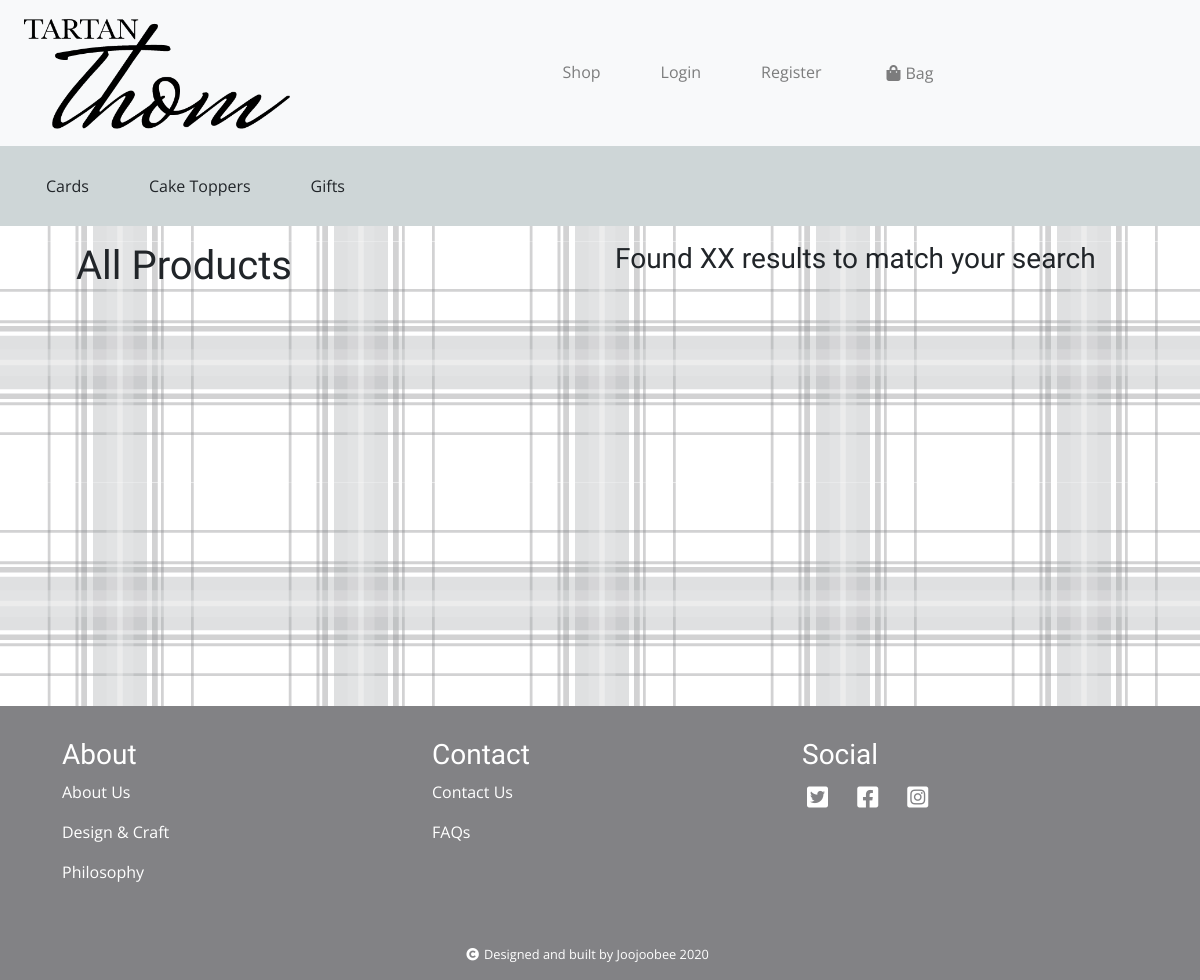
Before: /products/ with the older database file.
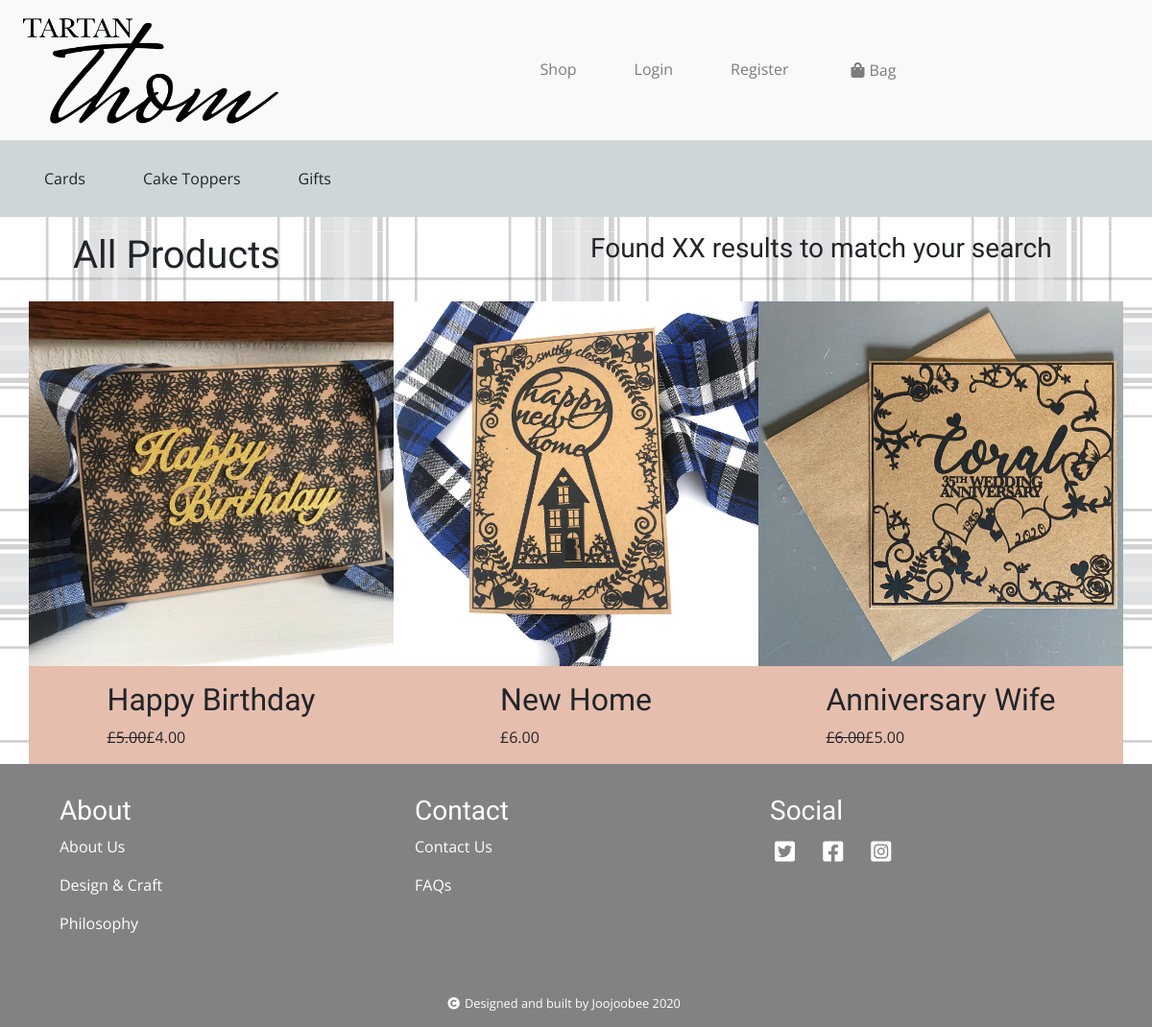
After: the same page with the newer database file.
### products/models.py (models this page shows, shortened)
class Products(models.Model):
    class Meta:
        verbose_name_plural = 'Products'
    PRODUCT_TYPE = [
        ('Cards', 'Cards'),
        ('Cake', 'Cake Toppers'),
        ('Gifts', 'Gifts')
    ]
    category = [
        ('B', 'Birthday'),
        ('W', 'Wedding'),
        ('A', 'Anniversary'),
        ('H', 'New Home'),
        ('BB', 'Baby')
    ]
    labels = [
        ('New', 'New'),
        ('Sale', 'Sale')
    ]
    sizes = [
        ('A4', 'A4'),
        ('A5', 'A5')
    ]
    name = models.CharField(max_length=100)
    product_type = models.CharField(max_length=100, choices=PRODUCT_TYPE)
    image = models.ImageField(upload_to='img')
    description = models.TextField()
    category = models.CharField(max_length=100, choices=category)
    price = models.DecimalField(decimal_places=2, max_digits=5)
    sale_price = models.DecimalField(decimal_places=2, max_digits=5)
    size = models.CharField(max_length=100, choices=sizes)
    label = models.CharField(max_length=100, choices=labels)
    tags = models.CharField(max_length=100)
    is_bespoke = models.BooleanField()
    is_active = models.BooleanField()

### products/views.py (the view)
# urls.py: path('', view_products, name='view_products'),
def view_products(request):
    products = Products.objects.all()
    product_type = "All Products"
    return render(request, "products/products.html", {'products': products, 'product_type': product_type})

### basket/contexts.py (called while the page is built, shortened)
def basket_contents(request):
    basket = request.session.get('basket', {})
    basket_items = []
    total = 0
    product_count = 0
    return {'basket_items': basket_items, 'total': total, 'product_count': product_count}

### products/templates/products/products.html (shortened to what this page needs)
{% extends 'base.html' %}
{% load static %}
{% block content %}
<nav id="nav-shop" class="navbar navbar-expand-lg nav-shop">
  <ul class="navbar-nav mr-auto">
    <li class="nav-item">
      <a class="nav-link" href="{% url 'products:view_cards' %}">Cards</a>
    </li>
    <li class="nav-item">
      <a class="nav-link" href="{% url 'products:view_cake-toppers' %}">Cake Toppers</a>
    </li>
    <li class="nav-item">
      <a class="nav-link" href="{% url 'products:view_gifts' %}">Gifts</a>
    </li>
  </ul>
</nav>
<div class="container">
    <div class="row m-3">
        <div class="col-md-6">
            <h1>{{ product_type }}</h1>
        </div>
        <div class="col-md-6">
            <h3>Found XX results to match your search</h3>
        </div>
    </div>
    <div class="row">
        {% if products %}
            {% for product in products %}
        <div class="product-panel col-md-4 col-sm-6">
            <div class="row">
                <div class="product-panel">
                    <div class="product-panel-image">
                        <a href="{% url 'products:view_product' product.id %}"
                            ><img class="products-image" src="{{ product.image.url }}" alt="product-image"/></a>
                    </div>
                </div>
            </div>
            <div class="row justify-content-center">
                <div class="product-panel-details">
                    <h2>{{ product.name }}</h2>
                    {% if product.sale_price %}
                    <p><strike>£{{ product.price }}</strike>£{{ product.sale_price }}</p>
                    {% else %}
                    <p>£{{ product.price }}</p>
                    {% endif %}
                </div>
            </div>
        </div>
        {% endfor %} {% endif %}
    </div>
</div>
{% endblock %}

### templates/base.html (shortened to what this page needs)
{% load static %}
{% load bootstrap_tags %}
{% load socialaccount %}
<!DOCTYPE html>
<html lang="en">
  <head>
    {% block main_css %}
    <link
      rel="stylesheet"
      href="https://stackpath.bootstrapcdn.com/bootstrap/4.4.1/css/bootstrap.min.css"
    />
    <link
      rel="stylesheet"
      href="{% static 'css/font-awesome/css/all.min.css' %}"
    />
    <link rel="stylesheet" href="{% static 'css/style.css' %}" />
    {% endblock %}
  </head>
  <body>
    <nav class="navbar navbar-expand-lg navbar-light bg-light nav-brand">
      <a class="navbar-brand" href="{% url 'index' %}"
        ><img
          class="brand"
          src="{% static 'img/brand.png' %}"
          alt="Tartan Thom Logo"
      /></a>
      <div class="collapse navbar-collapse" id="navbarSupportedContent">
        <ul class="navbar-nav mr-auto">
          <li class="nav-item">
            <a class="nav-link" href="{% url 'products:view_products' %}">Shop</a>
          </li>
          {% if user.is_authenticated %}
          <li class="nav-item dropdown">
            <a
              class="nav-link dropdown-toggle"
              href="#"
              id="navbarDropdown"
              role="button"
              data-toggle="dropdown"
              aria-haspopup="true"
              aria-expanded="false"
            ><i class="fas fa-user"></i>
              Account
            </a>
            <div class="dropdown-menu" aria-labelledby="navbarDropdown">
                <a class="dropdown-item" href="{% url 'profiles:my_profile' %}">My Account</a>
                <a class="dropdown-item" href="{% url 'account_logout' %}">Log Out</a>
            </div>
          </li>
          {% else %}
          <li class="nav-item">
            <a class="nav-link" href="{% url 'account_login' %}">Login</a>
          </li>
          <li class="nav-item">
            <a class="nav-link" href="{% url 'account_signup' %}">Register</a>
          </li>
          {% endif %}
          <li class="nav-item">
            <a class="nav-link" href="{% url 'basket:view_basket' %}"><i class="fas fa-shopping-bag"></i>Bag</a>
          </li>
        </ul>
      </div>
    </nav>
    <div class="content">
    {% block content %}
    {% endblock %}
    </div>
    <footer>
      <div class="container footer-container">
        <div class="row footer-row">
          <div class="footer-col footer-about col-md-4">
            <h3>About</h3>
            <p>
              <a class="footer-link" href="{% url 'about:about' %}">About Us</a>
            </p>
            <p>
              <a class="footer-link" href="{% url 'about:about_design' %}"
                >Design & Craft</a
              >
            </p>
            <p>
              <a class="footer-link" href="{% url 'about:about_philosophy' %}"
                >Philosophy</a
              >
            </p>
          </div>
          <div class="footer-col footer-contact col-md-4">
            <h3>Contact</h3>
            <p>
              <a class="footer-link" href="{% url 'contact:contact' %}"
                >Contact Us</a
              >
            </p>
            <p>
              <a class="footer-link" href="{% url 'contact:faq' %}">FAQs</a>
            </p>
          </div>
          <div class="footer-col footer-social col-md-4">
            <h3>Social</h3>
            <a href="https://twitter.com/TartanThom" target="_blank"
              ><i class="social fab fa-twitter-square"></i
            ></a>
            <a href="https://www.facebook.com/tartanthom/" target="_blank"
              ><i class="social fab fa-facebook-square"></i
            ></a>
            <a href="https://www.instagram.com/tartanthom/" target="_blank"
              ><i class="social fab fa-instagram-square"></i
            ></a>
          </div>
        </div>
        <div class="row footer-row">
          <div class="col-md-12 d-flex justify-content-center">
            <div class="copyright">
              <i class="fas fa-copyright"></i>Designed and built by Joojoobee
              2020
            </div>
          </div>
        </div>
      </div>
    </footer>
  </body>
</html>

### static/css/style.css (style rules this page uses)
body { background-image: url("/static/img/tartanthom.png"); height: 100%; }
.content { min-height: 70vh; }
.brand { height: 120px; width: 280px; }
h1, h2, h3, h4 { font-family: "Great Vibes", cursive; }
p, span, li, a, div, .btn { font-family: "Open Sans", sans-serif; }
a, a:hover { color: inherit; text-decoration: none; }
i { color: inherit; padding: 5px; }
.navbar-collapse { justify-content: center; }
.navbar-nav { margin: 0 !important; }
.nav-link { padding: 5px 30px !important; }
.nav-brand { background-color: #E5E5E5; }
.nav-shop { min-height: 5em; background-color: #CED6D7; }
footer { display: block; position: relative; bottom: 0; width: 100%; background-color: #828285; }
.footer-container { height: 100%; width: 100%; margin: 0 auto; color: #ffffff; }
.footer-row { height: 100%; width: 100%; }
.footer-col { padding: 2em; }
.social { font-size: 1.5em; margin-right: 15px; }
.copyright { padding: 1em; font-size: 0.8em; font-family: "Open Sans", sans-serif; }
.product-panel { background-color: #e6beae; }
.product-panel-details { padding-top: 1em; }
.products-image { max-width: 100%; }

Changed rows visible on the page:
added Products: image (picture), name "Happy Birthday", price "5.00", sale_price "4.00"
added Products: image (picture), name "New Home", price "6.00"
added Products: image (picture), name "Anniversary Wife", price "6.00", sale_price "5.00"
